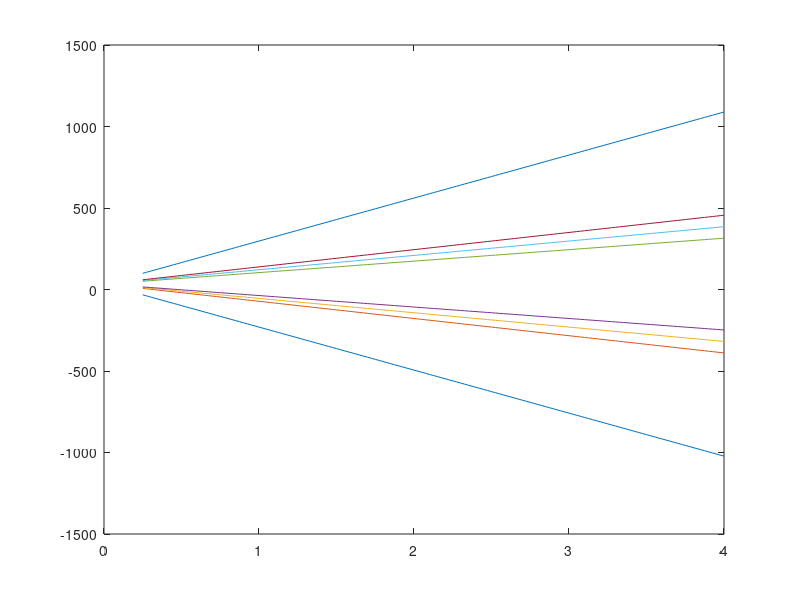

Reproduce this figure in MATLAB.
clear
clc

Sz1 = [0.5 0; 0 -0.5];
Sz2 = [0.5 0; 0 -0.5];
Sz3 = [0.5 0; 0 -0.5];

% Hamiltoniane
mu_b = 14 * 2 * pi;
g_1  = [2,2,2];
g_2  = [1.8, 1.8, 1.8];
g_3  = [2.2 2.2 2.2];
D    = [7.2 5 9] * 2 * pi;
B = 4;

k = 1;

for B = 0.25 : 0.025 : 4
    H1 = D(1) * Sz1 * Sz1 + g_1(3) * mu_b * B * Sz1;
    H2 = D(2) * Sz2 * Sz2 + g_2(3) * mu_b * B * Sz2;
    H3 = D(3) * Sz3 * Sz3 + g_3(3) * mu_b * B * Sz3;

    H =   kron(kron(H1,eye(2)),eye(2)) ...
        + kron(kron(eye(2),H2),eye(2)) ...
        + kron(eye(2),kron(eye(2),H3));

    aut(:, k) = eig(H);
    k = k + 1;
    
end


plot([0.25:0.025: 4], aut)